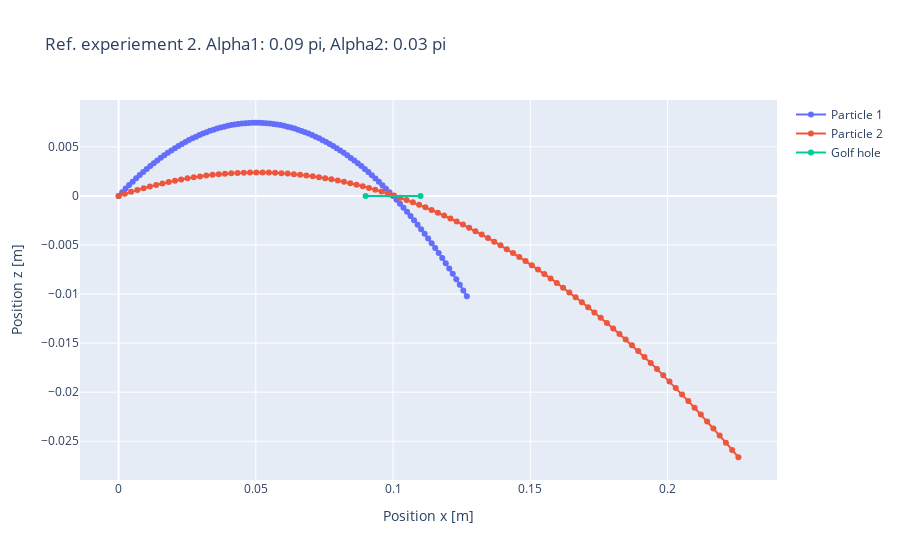

Notebook code for this chart:
### Code cell
rem_opt.visualize(GOLF_HOLE_LOC_M)
